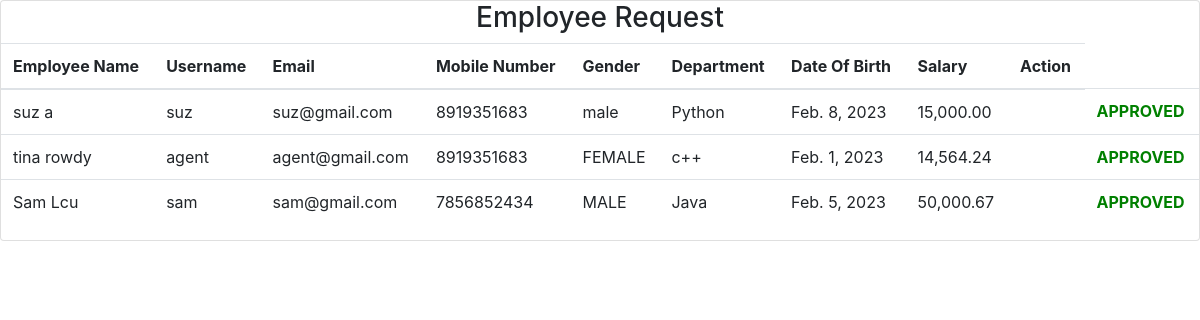
Page /approveemployee/ (signed in) on the committed database.
### user/models.py (models this page shows, shortened)
class Employee(models.Model):
    GENDER = (('male','MALE'),
     ('female', 'FEMALE'),
     ('other', 'OTHER'))
    BANK=(('bank of boroda','BANK OF BARODA'),
    ('union BANK','UNION BANK'),
    ('SBI','STATE BANK OF INDIA'),
    ('axis','AXIS BANK LTD'),
    ('canara bank','CANARA BANK'),
    ('citi bank','CITI BANK'),
    ('HDFC','HDFC BANK'),
    ('icici','ICICI BANK'))
    user=models.OneToOneField(settings.AUTH_USER_MODEL,on_delete=models.CASCADE,primary_key=True)
    dob=models.DateField(max_length=20,null=True)
    user_type=models.CharField(choices=user_type,default='Employee',max_length=20)
    emp_id=models.CharField(max_length=20 ,default='EMP'+str(random.randrange(100000,999999)))
    address = models.TextField(max_length=100, default='')
    gender = models.CharField(choices=GENDER, max_length=10)
    department=models.CharField(max_length=20,null=False)
    joined_date = models.DateTimeField(default=timezone.now)
    language = models.CharField(max_length=10, default='English')
    bank_name = models.CharField(max_length=25,choices=BANK)
    account_no=models.CharField(max_length=20,null=True)
    ifsc_code=models.CharField(max_length=20,null=True)
    role=models.CharField(max_length=20,null=True)
    salary = models.CharField(max_length=16,default='00,000.00')
    is_approved=models.BooleanField(null=True,default=False)
    is_rejected=models.BooleanField(null=True,default=False)

class User(AbstractUser):
    username=models.CharField(max_length=20,unique=True)
    first_name=models.CharField(max_length=20)
    last_name=models.CharField(max_length=20)
    email=models.EmailField(max_length=30)
    Is_Admin = models.BooleanField(default=False)
    Is_Manager = models.BooleanField(default=False)
    Is_Hr = models.BooleanField(default=False)
    Is_Employee = models.BooleanField(default=False)
    mobile_number=models.CharField(max_length=13)

### user/views.py (the view)
# urls.py: path('approveemployee/',views.apem,name='apem'),
@login_required
def apem(request):
    a=Employee.objects.all()
    return render(request,'apem.html',locals())

### templates/apem.html (shortened to what this page needs)
    <link rel="stylesheet" href="https://maxcdn.bootstrapcdn.com/bootstrap/4.0.0/css/bootstrap.min.css">
<div class="card">
<center>
    <h3>Employee Request</h3>
</center>
    <table class="table table-hover">
     <thead>
        <th>Employee Name</th>
        <th>Username</th>
        <th>Email</th>
        <th>Mobile Number</th>
        <th>Gender</th>
        <th>Department</th>
        <th>Date Of Birth</th>
        <th>Salary</th>
        <th>Action</th>
     </thead>
     <tbody>
        {% for i in  a %}
        <tr>
            <td>{{i.user.first_name}} {{i.user.last_name}}</td>
            <td> {{i.user.username}} </td>
            <td> {{i.user.email}} </td>
            <td> {{i.user.mobile_number}} </td>
            <td> {{i.gender}} </td>
            <td> {{i.department}} </td>
            <td> {{i.dob}} </td>
            <td> {{i.salary}} </td>
            {% if i.is_approved == False  and i.is_rejected == False %}
            <td>
                <a href = {% url 'approveemployee' i.user.id %}>approve</a>
                <a href = {% url 'rejectemployee' i.user.id %}>Reject</a>
            </td>
            {% elif i.is_approved == True %}
            <td>            <td><b style="color:green">APPROVED</b> </td>
            {% elif i.is_rejected == True %}
            <td><b style="color:red">REJECTED</b></td>
        </tr>
     </tbody>
     {% endif %}
     {% endfor %}
    </table>
</div>

### rows in the picture
Employee: user.first_name "suz", user.last_name "a", user.username "suz", user.email "suz@gmail.com", user.mobile_number "8919351683", gender "male", department "Python", dob "Feb. 8, 2023", salary "15,000.00", is_approved True (drawn)
Employee: user.first_name "tina", user.last_name "rowdy", user.username "agent", user.email "agent@gmail.com", user.mobile_number "8919351683", gender "FEMALE", department "c++", dob "Feb. 1, 2023", salary "14,564.24", is_approved True (drawn)
Employee: user.first_name "Sam", user.last_name "Lcu", user.username "sam", user.email "sam@gmail.com", user.mobile_number "7856852434", gender "MALE", department "Java", dob "Feb. 5, 2023", salary "50,000.67", is_approved True (drawn)
